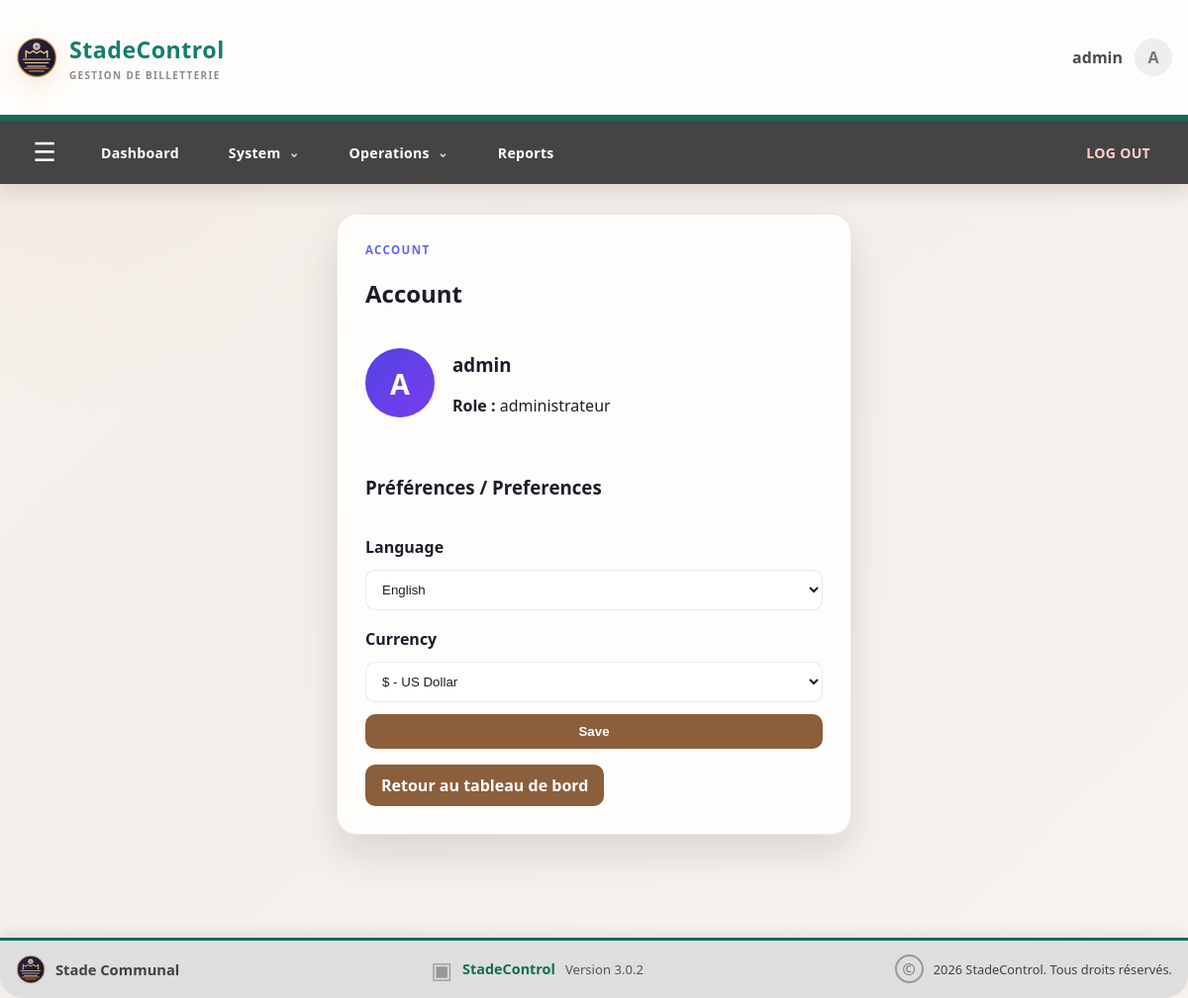
Page /account (signed in) on the committed database.
### app.py (models this page shows)
class User(db.Model):
    id = db.Column(db.Integer, primary_key=True)
    username = db.Column(db.String(80), unique=True, nullable=False)
    password = db.Column(db.String(200), nullable=False)
    role = db.Column(db.String(50), default="admin")
    language = db.Column(db.String(5), default="fr")
    currency = db.Column(db.String(5), default="FC")
    photo = db.Column(db.Text, nullable=True)
    active = db.Column(db.Boolean, nullable=False, default=True)
    email = db.Column(db.String(150), nullable=False, default="")
    telephone = db.Column(db.String(30), nullable=False, default="")

### app.py (the view, shortened to what this page needs)
@app.route("/account", methods=["GET", "POST"])
@login_required
def account():
    user = User.query.get(session["user_id"])
    return render_template("account.html", user=user)

### app.py (called while the page is built)
def current_language():
    return session.get("language", "fr") if session.get("language", "fr") in TRANSLATIONS else "fr"

def translate(key):
    return TRANSLATIONS[current_language()].get(key, key)

def current_currency():
    return session.get("currency", "FC") if session.get("currency", "FC") in ("FC", "USD") else "FC"

@app.context_processor
def inject_preferences():
    return {
        "_": translate,
        "money": money,
        "current_currency": current_currency(),
        "current_language": current_language(),
    }

@app.before_request
def enforce_session_timeout():
    if "user_id" not in session or request.endpoint in {"login", "static"}:
        return None
    now = time.time()
    last_activity = session.get("last_activity", now)
    if now - last_activity >= app.config["SESSION_TIMEOUT_SECONDS"]:
        session.clear()
        flash("Votre session a expiré après 2 minutes d’inactivité.", "warning")
        return redirect(url_for("login"))
    session["last_activity"] = now
    return None

def login_required(f):
    @wraps(f)
    def decorated_function(*args, **kwargs):
        if "user_id" not in session:
            return redirect(url_for("login"))
        return f(*args, **kwargs)
    return decorated_function

### templates/account.html (shortened to what this page needs)
{% extends "base.html" %}
{% block contenu %}
<section class="account-shell">
    <div class="card account-card">
        <p class="eyebrow">{{ _('account') }}</p>
        <h2>{{ _('account') }}</h2>
        <div class="account-profile">
            {% if user.photo %}
            <img src="{{ user.photo }}" class="avatar avatar-image" alt="Photo de {{ user.username }}">
            {% else %}
            <div class="avatar">{{ user.username[0]|upper }}</div>
            {% endif %}
            <div>
                <h3>{{ user.username }}</h3>
                <p><strong>{{ _('role') }} :</strong> {{ user.role }}</p>
            </div>
        </div>
        <form method="POST" class="preferences-form">
            <h3>Préférences / Preferences</h3>
            <label for="language">{{ _('language') }}</label>
            <select id="language" name="language">
                <option value="en" {% if user.language == 'en' %}selected{% endif %}>{{ _('english') }}</option>
            </select>
            <label for="currency">{{ _('currency') }}</label>
            <select id="currency" name="currency">
                <option value="USD" {% if user.currency == 'USD' %}selected{% endif %}>$ - US Dollar</option>
            </select>
            <button type="submit" class="primary-btn">{{ _('save') }}</button>
        </form>
        <div class="account-actions">
            <a href="{{ url_for('dashboard') }}" class="primary-btn">Retour au tableau de bord</a>
        </div>
    </div>
</section>
{% endblock %}

### templates/base.html (shortened to what this page needs)
<!DOCTYPE html>
<html lang="{{ current_language }}">
<head>
    <link rel="stylesheet" href="{{ url_for('static', filename='css/style.css') }}">
</head>
<body>
    {% if request.endpoint != 'login' %}
    <header class="site-header">
        <div class="container brandbar">
            <a href="{{ url_for('index') if not session.get('user_id') else url_for('dashboard') }}" class="brand" aria-label="StadeControl home">
                <img src="{{ url_for('static', filename='img/stade-communal-logo.svg') }}" alt="Logo Stade Communal" class="brand-logo">
                <span class="brand-text"><strong>StadeControl</strong><small>GESTION DE BILLETTERIE</small></span>
            </a>
            {% if session.get('user_id') %}
            <div class="header-user-area">
                <span>{{ session.get('username') }}</span>
                <a href="{{ url_for('account') }}" class="header-avatar">{{ session.get('username')[0]|upper }}</a>
            </div>
            {% else %}
            <a href="{{ url_for('login') }}" class="header-login">{{ _('login') }}</a>
            {% endif %}
        </div>
        {% if session.get('user_id') %}
        <nav class="top-menu">
            <div class="container top-menu-inner">
                <button class="menu-toggle" type="button" aria-label="Ouvrir le menu" onclick="document.body.classList.toggle('menu-open')">☰</button>
                <a class="top-menu-link" href="{{ url_for('dashboard') }}">{{ _('dashboard') }}</a>
                <details class="top-menu-group">
                    <summary>{{ _('system') }} <span>⌄</span></summary>
                </details>
                <details class="top-menu-group">
                    <summary>{{ _('operations') }} <span>⌄</span></summary>
                </details>
                {% if session.get('user_role') in ['administrateur', 'auditeur', 'vendeur'] %}
                <a class="top-menu-link" href="{{ url_for('rapports') }}">{{ _('reports') }}</a>
                {% endif %}
                <a class="top-menu-link top-logout" href="{{ url_for('logout') }}">{{ _('DÉCONNEXION') }}</a>
            </div>
        </nav>
        {% endif %}
    </header>
    {% endif %}
    <main class="container main-content">
        {% block contenu %}{% endblock %}
    </main>
    {% if request.endpoint != 'login' %}
    <footer class="site-footer">
        <div class="container footer-content">
            <div class="footer-brand">
                <img src="{{ url_for('static', filename='img/stade-communal-logo.svg') }}" alt="Logo Stade Communal">
                <span>Stade Communal</span>
            </div>
            <div class="footer-product">
                <span class="footer-product-mark">▣</span>
                <strong>StadeControl</strong>
                <span>Version 3.0.2</span>
            </div>
            <div class="footer-legal">
                <span class="copyright-mark">©</span>
                <span>2026 StadeControl. Tous droits réservés.</span>
            </div>
        </div>
    </footer>
    {% endif %}
</body>
</html>

### rows in the picture
User: get "admin", username "A", username "admin", role "administrateur", language "English", currency "$ - US Dollar"

### other values in the picture
{{ session.get('username')[0]|upper }} "A"
